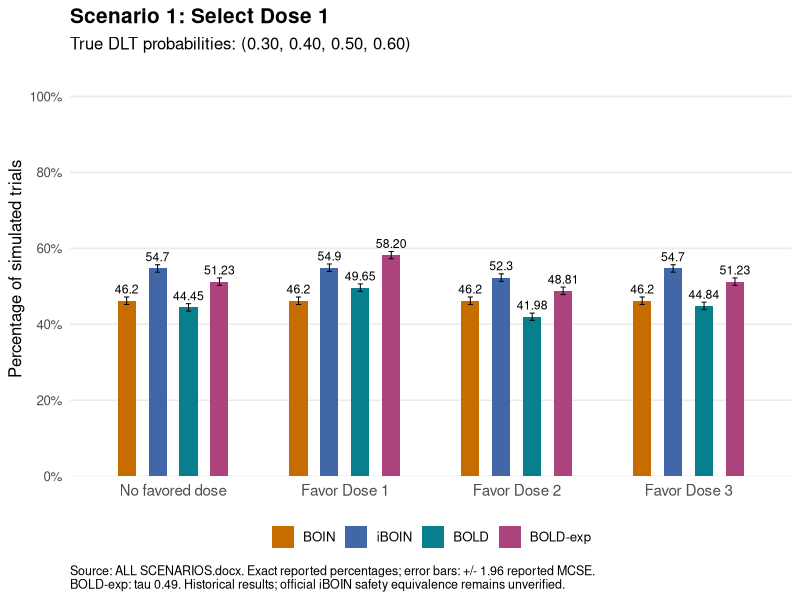
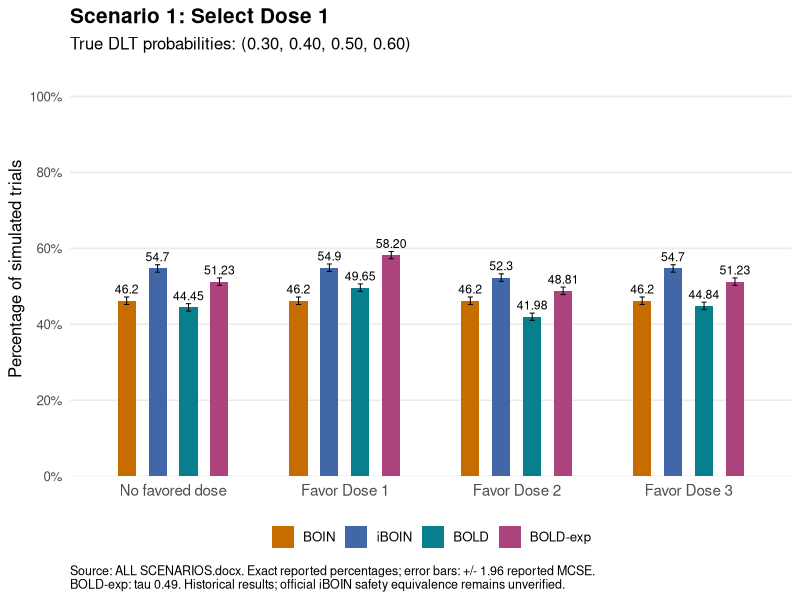
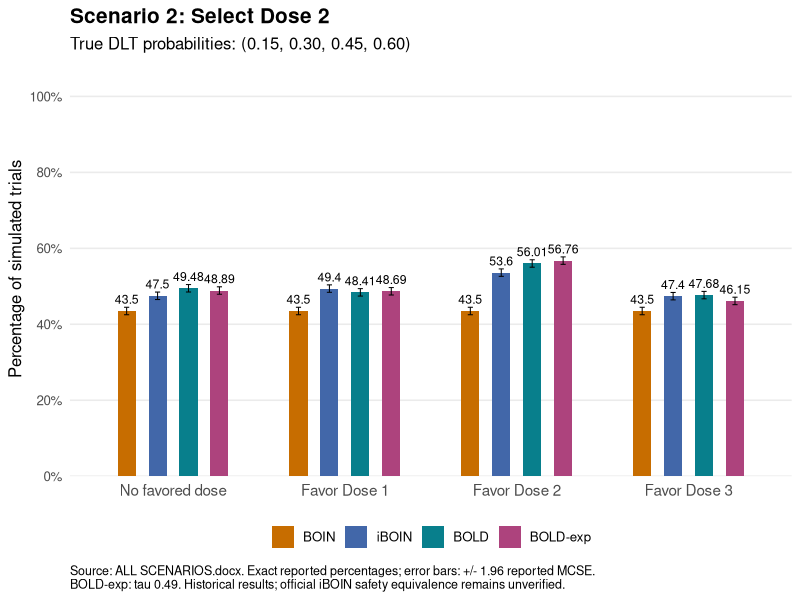
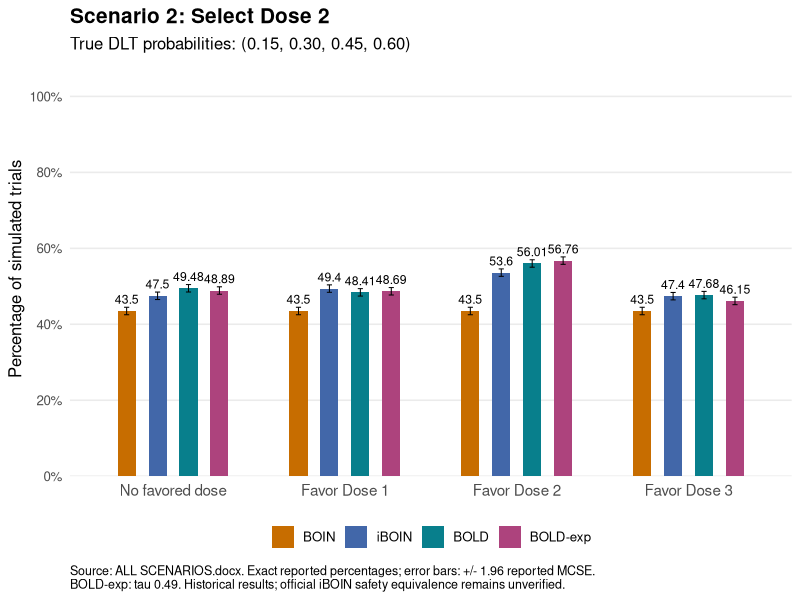
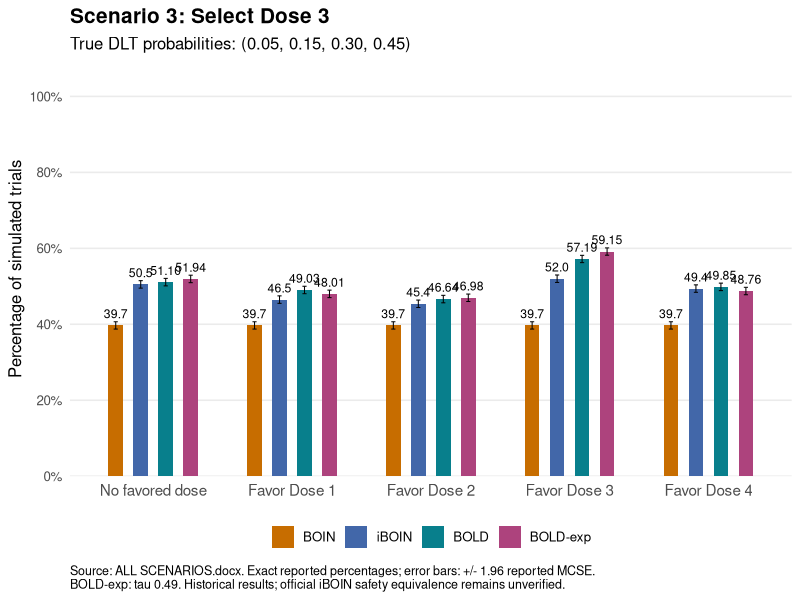
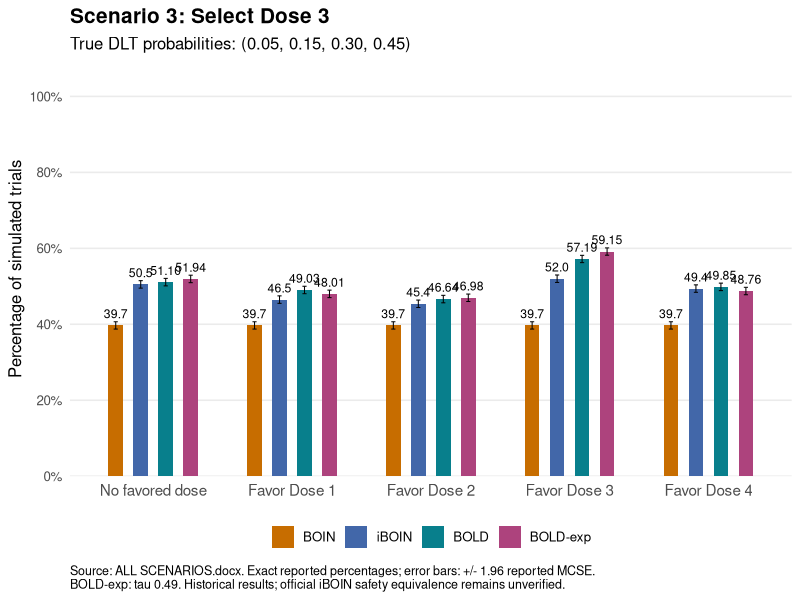
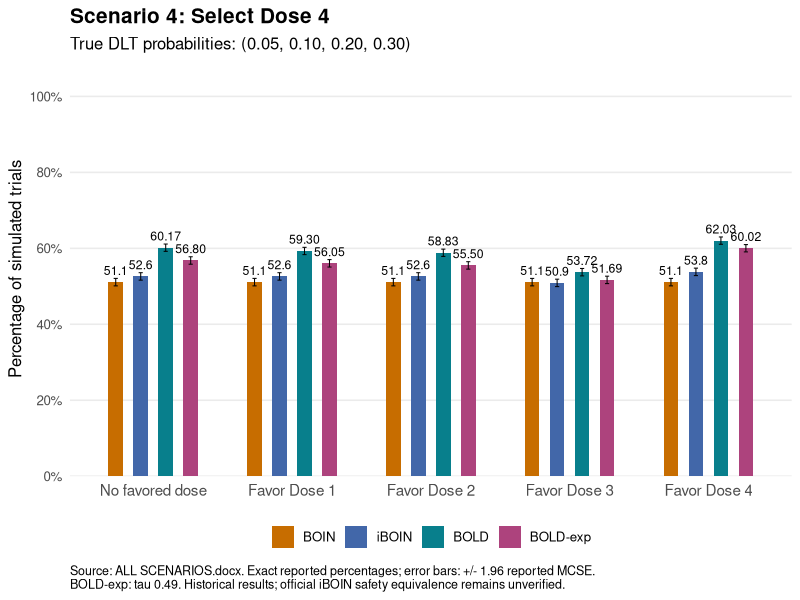
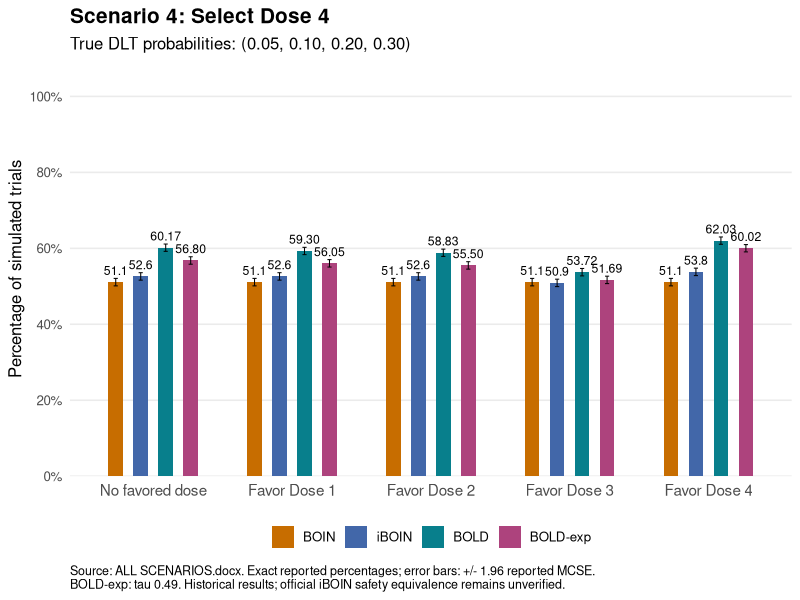

Reproduce these figures in R, in order.
library(ggplot2)
d <- read.csv("docs/data/word_all_results.csv", colClasses="character", check.names=FALSE)
d$value <- as.numeric(d$percentage)
d$error <- as.numeric(d$mcse)
colors <- c(BOIN="#C76D00", iBOIN="#4267A9", BOLD="#087F8C", "BOLD-exp"="#AD437D")
dir.create("docs/figures", recursive=TRUE, showWarnings=FALSE)
for (key in unique(d$figure)) {
  if (key == "word_09_scenario_8") next
  z <- d[d$figure == key, ]
  z$category <- factor(z$category, levels=unique(z$category))
  z$method <- factor(z$method, levels=names(colors)[names(colors) %in% z$method])
  dodge <- position_dodge(width=.72)
  p <- ggplot(z, aes(category, value, fill=method, group=method)) +
    geom_col(position=dodge, width=.42) +
    geom_errorbar(aes(ymin=pmax(0,value-1.96*error), ymax=pmin(100,value+1.96*error)),
      position=dodge, width=.12, linewidth=.35) +
    geom_text(aes(label=percentage), position=dodge, vjust=-.8, size=3.1) +
    scale_fill_manual(values=colors, drop=TRUE) +
    scale_y_continuous(limits=c(0,108), breaks=seq(0,100,20),
      labels=function(x) paste0(x,"%"), expand=expansion(mult=c(0,.01))) +
    labs(title=paste0("Scenario ",z$scenario[1],": ",z$endpoint[1]),
      subtitle=paste0("True DLT probabilities: (",z$rates[1],")"),
      x=NULL,y="Percentage of simulated trials",fill=NULL,
      caption=paste0("Source: ALL SCENARIOS.docx. Exact reported percentages; error bars: +/- 1.96 reported MCSE.\n",
        "BOLD-exp: tau 0.49. Historical results; official iBOIN safety equivalence remains unverified.",
        if (z$scenario[1] %in% c("9","10")) " iBOIN not available." else "")) +
    theme_minimal(base_size=12) +
    theme(legend.position="bottom",panel.grid.major.x=element_blank(),
      panel.grid.minor=element_blank(), plot.title=element_text(face="bold",size=15),
      plot.caption=element_text(hjust=0,size=9), axis.text.x=element_text(size=11))
  ggsave(paste0("docs/figures/",key,".png"),p,width=12,height=5.6,dpi=180,bg="white")
  ggsave(paste0("docs/figures/",key,".pdf"),p,width=12,height=5.6)
}
